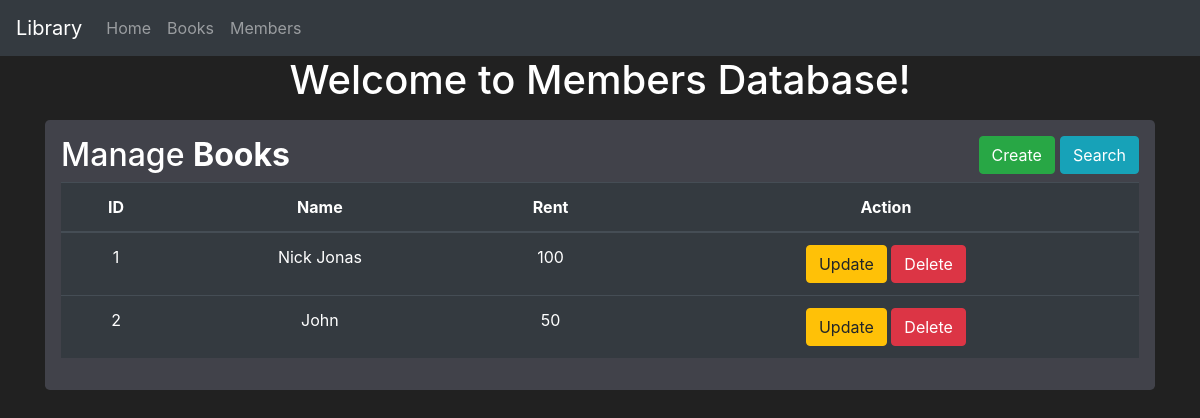
/members, run on the app's committed database.
### library/models.py (models this page shows, shortened)
class Member(db.Model):
    id = db.Column(db.Integer(), primary_key=True)
    name = db.Column(db.String(length=30), nullable=False, unique=True)
    rent = db.Column(db.Integer(), nullable=True, default=0)
    books = db.relationship('Books', backref='owned_book', lazy=True)

### library/routes.py (the view)
@app.route('/members')
def members_page():
    member = Member.query.all()
    return render_template('members.html', member=member)

### library/templates/members.html (shortened to what this page needs)
{% extends 'base.html' %}
{% block content %}
   <h1 class="text-center">Welcome to Members Database!</h1>
   <div class="container">
      <div class="row">
         <div class="col md-12">
            <div class="jumbotron p-3" style="background-color: #41424a; color: white">
               <h2>Manage <b>Books</b> <button class="btn btn-info float-right" data-toggle="modal" data-target="#search_mem_modal">Search</button> <button class="btn btn-success float-right" style="margin-right: 5px;" data-toggle="modal" data-target="#create_mem_modal">Create</button></h2>
               <table class="table table-hover table-dark text-center">
                  <thead>
                     <tr>
                        <th scope="col">ID</th>
                        <th scope="col">Name</th>
                        <th scope="col">Rent</th>
                        <th scope="col">Action</th>
                     </tr>
                  </thead>
                  <tbody>
                     {% for mem in member %}
                     <tr>
                        <td>{{ mem.id }}</td>
                        <td>{{ mem.name }}</td>
                        <td>{{ mem.rent }}</td>
                        <td>
                           <a class="btn btn-warning btn-xs" href="/members/update/{{ mem.id }}" data-toggle="modal" data-target="#update_mem_modal-{{ mem.id }}">Update</a>
                           <a class="btn btn-danger btn-xs" href="/member/delete/{{ mem.id }}" onclick="return confirm('Are you sure you want to Delete?')">Delete</a>
                        </td>
                     </tr>
                      {% endfor %}
                  </tbody>
               </table>
            </div>
         </div>
      </div>
   </div>
{% endblock %}

### library/templates/base.html (style rules this page uses)
body { background-color: #212121; color: white }

### data on the page
Member: id "1", name "Nick Jonas", rent "100"
Member: id "2", name "John", rent "50"
